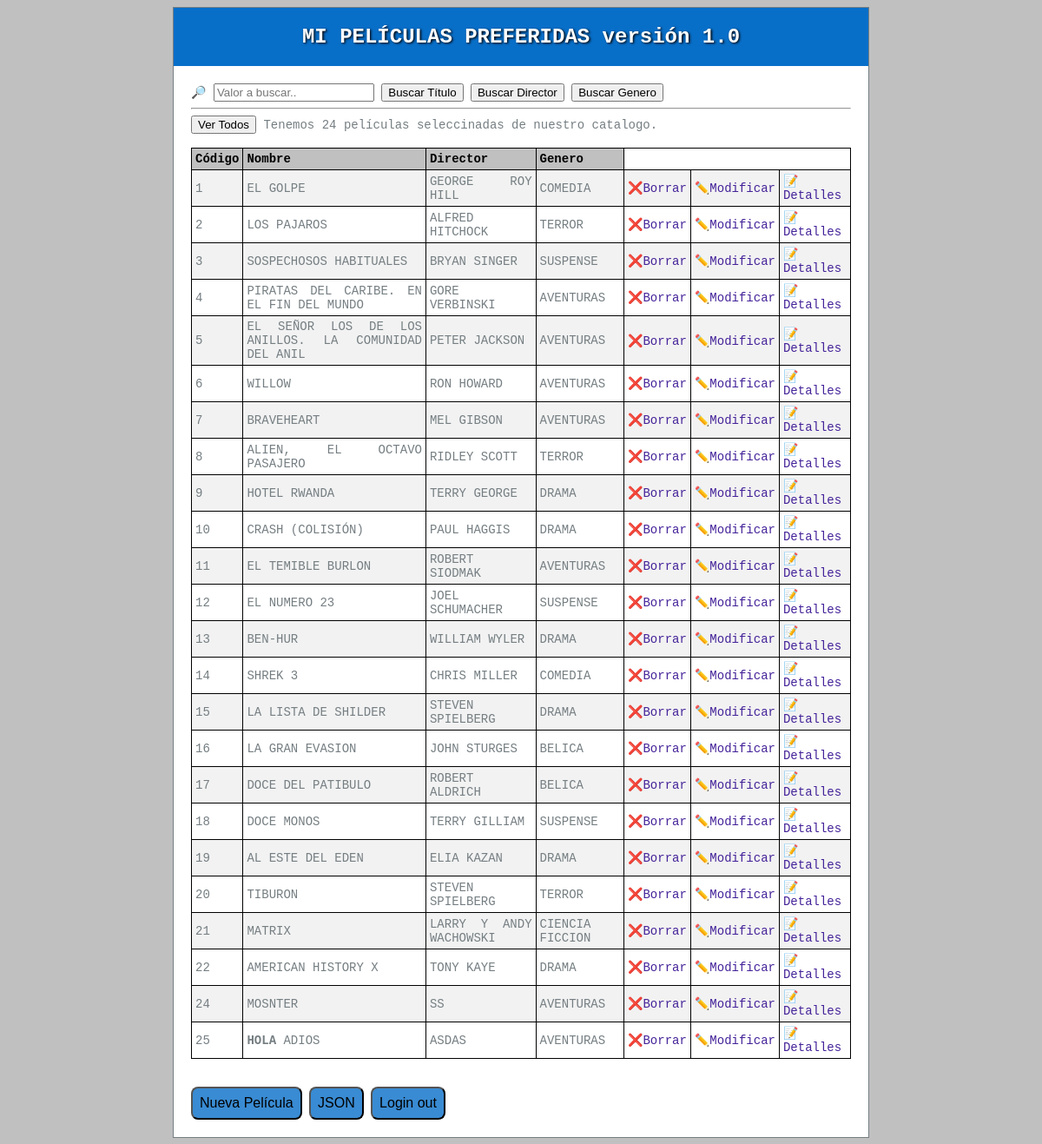
/index.php (signed in), run on the app's committed database.
### tables this page shows
CREATE TABLE `peliculas` (
  `codigo_pelicula` int(11) NOT NULL,
  `nombre` varchar(170) NOT NULL,
  `director` varchar(50) NOT NULL,
  `genero` varchar(15) NOT NULL,
  `imagen` varchar(200) DEFAULT NULL,
  `urlvideo` varchar(50) NOT NULL,
  `enlacepeli` varchar(200) NOT NULL
);

### app/controlerPeli.php (called while the page is built, shortened)
<?php
include_once 'modeloPeliDB.php';
include_once 'Pelicula.php';
function ctlPeliVerPelis (){
    $peliculas = ModeloPeliDB::GetAll();
    include_once 'plantilla/verpeliculas.php';
}

### index.php (called while the page is built, shortened)
<?php
include_once 'app/controlerPeli.php';
include_once 'app/modeloPeliDB.php';
$rutasPelis = [
    "Inicio"      => "ctlPeliInicio",
    "Alta"        => "ctlPeliAlta",
    "Loggin" => "ctlUsuariologin",
    "Detalles"    => "ctlPeliDetalles",
    "Modificar"   => "ctlPeliModificar",
    "Borrar"      => "ctlPeliBorrar",
    "Cerrar"      => "ctlPeliCerrar",
    "VerPelis"    => "ctlPeliVerPelis",
    "Buscar Título"   => "ctlBuscaTitulo",
    "Buscar Genero"   => "ctlBuscaGenero",
    "Buscar Director" => "ctlBuscaDirector",
    "DescargarJSON" => "ctlDescargarJSON",
    "LOGINOUT" => "ctlPeliCerrar",
];
if (isset($_GET['orden'])){
            if ( isset ($rutasPelis[$_GET['orden']]) ){
                $procRuta =  $rutasPelis[$_GET['orden']];
            }
            else {
                header('Status: 404 Not Found');
                echo '<html><body><h1>Error 404: No existe la ruta <i>' .
                    $_GET['ctl'] .
                    '</p></body></html>';
                    exit;
            }
        }
        else {
            $procRuta = "ctlPeliVerPelis";
        }
$procRuta();

### app/modeloPeliDB.php (called while the page is built, shortened)
<?php
include_once 'Pelicula.php';
class ModeloPeliDB {
     private static $dbh = null;
    public static function init(){
        if (self::$dbh == null){
            try {
                $dsn = "mysql:host=".DBSERVER.";dbname=".DBNAME.";charset=utf8";
                self::$dbh = new PDO($dsn,DBUSER,DBPASSWORD);
                self::$dbh->setAttribute(PDO::ATTR_ERRMODE, PDO::ERRMODE_EXCEPTION);
            } catch (PDOException $e){
                echo "Error de conexión ".$e->getMessage();
                exit();
            }
        }
    }
    public static function GetAll ():array{
        $stmt = self::$dbh->query("select * from peliculas");
        $tpelis = [];
        $stmt->setFetchMode(PDO::FETCH_CLASS, 'Pelicula');
        while ( $peli = $stmt->fetch()){
            $tpelis[] = $peli;
        }
        return $tpelis;
    }
}

### app/Pelicula.php (called while the page is built, shortened)
<?php
class Pelicula implements JsonSerializable
{
   public function __get($atributo){
       $class = get_class($this);
       if(property_exists($class, $atributo)) {
           return $this->$atributo;
       }
   }
}

### app/plantilla/verpeliculas.php (the view, shortened to what this page needs)
<?php
include_once 'app/Pelicula.php';
$auto = $_SERVER['PHP_SELF'];
?>
<form action="index.php" method="GET">
     &#128270 <input type="text" name="valor" placeholder="Valor a buscar.." required ><th>
	<input type='submit' name='orden' value='Buscar Título'>
	<input type='submit' name='orden' value='Buscar Director'>
	<input type='submit' name='orden' value='Buscar Genero'>
</form>
<hr>
<form action='index.php'>
<input type='submit' value='Ver Todos' >
Tenemos <?= count($peliculas) ?> películas seleccinadas de nuestro catalogo.
</form>
<br>
<table>
<th>Código</th><th>Nombre</th><th>Director</th><th>Genero</th>
<?php foreach ($peliculas as $peli) : ?>
<tr>
<td><?= $peli->codigo_pelicula ?></td>
<td><?= $peli->nombre ?></td>
<td><?= $peli->director ?></td>
<td><?= $peli->genero ?></td>
<?php if(isset($_SESSION['usuario'])):?>
<td><a href="#"
			onclick="confirmarBorrar('<?= $peli->nombre."','".$peli->codigo_pelicula."'"?>);">❌Borrar</a></td>
<?php endif; ?>
<?php if(isset($_SESSION['usuario'])):?>
<td> <a href="<?= $auto?>?orden=Modificar&codigo=<?=$peli->codigo_pelicula?>">✏️Modificar</a></td>
<?php endif; ?>
<td><a href="<?= $auto?>?orden=Detalles&codigo=<?= $peli->codigo_pelicula?>">📝Detalles</a></td>
</tr>
<?php endforeach; ?>
</table>
<br><br>
<form name='f2' action='index.php'>
<?php if(isset($_SESSION['usuario'])):?>
<input type='submit' value='Nueva Película'class='buttonA' >
<?php endif; ?>
<button name='orden' value='DescargarJSON' class='buttonA'> JSON </button>
<button name='orden' value="LOGINOUT" class='buttonA'>Login out</button>
</form>
<?php
$contenido = ob_get_clean();
include_once "principal.php";
?>

### app/plantilla/principal.php (shortened to what this page needs)
<!DOCTYPE html>
<html>
<head>
<link href="web/css/default.css" rel="stylesheet" type="text/css" />
</head>
<body>
<div id="container">
<div id="header">
<h1>MI PELÍCULAS PREFERIDAS versión 1.0</h1>
</div>
<div id="content">
<?= $contenido ?>
</div>
</div>
</body>
</html>

### web/css/default.css (style rules this page uses)
body { background: silver; text-align: justify; font-family: Courier New, Tahoma, Geneva, sans-serif; font-size: 14px; color: #757E82; }
#container { margin: 0 auto; width: 800px; background:#fff; border: solid 1px; }
#header { background: rgb(8, 111, 201); text-align: center; padding: 20px; color: white; text-shadow: black 0.1em 0.1em 0.2em; }
#header h1 { font-size: 24px; margin: 0; }
#content { background: white; clear: left; padding: 20px; }
.buttonA { background: rgba(8, 111, 201, 0.8); font-size: 16px; border-radius: 8px; padding: 8px; }
a { color: #429; text-decoration: none; }
table, th, td { border: 1px solid black; border-collapse:collapse; padding: 4px; }
tr:nth-child(even) { background-color: #f2f2f2 }
th { background: silver; color: black; }

### data on the page
peliculas: codigo_pelicula "1", nombre "EL GOLPE", director "GEORGE ROY HILL", genero "COMEDIA"
peliculas: codigo_pelicula "2", nombre "LOS PAJAROS", director "ALFRED HITCHOCK", genero "TERROR"
peliculas: codigo_pelicula "3", nombre "SOSPECHOSOS HABITUALES", director "BRYAN SINGER", genero "SUSPENSE"
peliculas: codigo_pelicula "4", nombre "PIRATAS DEL CARIBE. EN EL FIN DEL MUNDO", director "GORE VERBINSKI", genero "AVENTURAS"
peliculas: codigo_pelicula "5", nombre "EL SEÑOR LOS DE LOS ANILLOS. LA COMUNIDAD DEL ANIL", director "PETER JACKSON", genero "AVENTURAS"
peliculas: codigo_pelicula "6", nombre "WILLOW", director "RON HOWARD", genero "AVENTURAS"
peliculas: codigo_pelicula "7", nombre "BRAVEHEART", director "MEL GIBSON", genero "AVENTURAS"
peliculas: codigo_pelicula "8", nombre "ALIEN, EL OCTAVO PASAJERO", director "RIDLEY SCOTT", genero "TERROR"
peliculas: codigo_pelicula "9", nombre "HOTEL RWANDA", director "TERRY GEORGE", genero "DRAMA"
peliculas: codigo_pelicula "10", nombre "CRASH (COLISIÓN)", director "PAUL HAGGIS", genero "DRAMA"
peliculas: codigo_pelicula "11", nombre "EL TEMIBLE BURLON", director "ROBERT SIODMAK", genero "AVENTURAS"
peliculas: codigo_pelicula "12", nombre "EL NUMERO 23", director "JOEL SCHUMACHER", genero "SUSPENSE"
peliculas: codigo_pelicula "13", nombre "BEN-HUR", director "WILLIAM WYLER", genero "DRAMA"
peliculas: codigo_pelicula "14", nombre "SHREK 3", director "CHRIS MILLER", genero "COMEDIA"
peliculas: codigo_pelicula "15", nombre "LA LISTA DE SHILDER", director "STEVEN SPIELBERG", genero "DRAMA"
peliculas: codigo_pelicula "16", nombre "LA GRAN EVASION", director "JOHN STURGES", genero "BELICA"
peliculas: codigo_pelicula "17", nombre "DOCE DEL PATIBULO", director "ROBERT ALDRICH", genero "BELICA"
peliculas: codigo_pelicula "18", nombre "DOCE MONOS", director "TERRY GILLIAM", genero "SUSPENSE"
peliculas: codigo_pelicula "19", nombre "AL ESTE DEL EDEN", director "ELIA KAZAN", genero "DRAMA"
peliculas: codigo_pelicula "20", nombre "TIBURON", director "STEVEN SPIELBERG", genero "TERROR"
peliculas: codigo_pelicula "21", nombre "MATRIX", director "LARRY Y ANDY WACHOWSKI", genero "CIENCIA FICCION"
peliculas: codigo_pelicula "22", nombre "AMERICAN HISTORY X", director "TONY KAYE", genero "DRAMA"
peliculas: codigo_pelicula "24", nombre "MOSNTER", director "SS", genero "AVENTURAS"
peliculas: codigo_pelicula "25", nombre "HOLA ADIOS", director "ASDAS", genero "AVENTURAS"

### other printed values
count($peliculas) "24"
